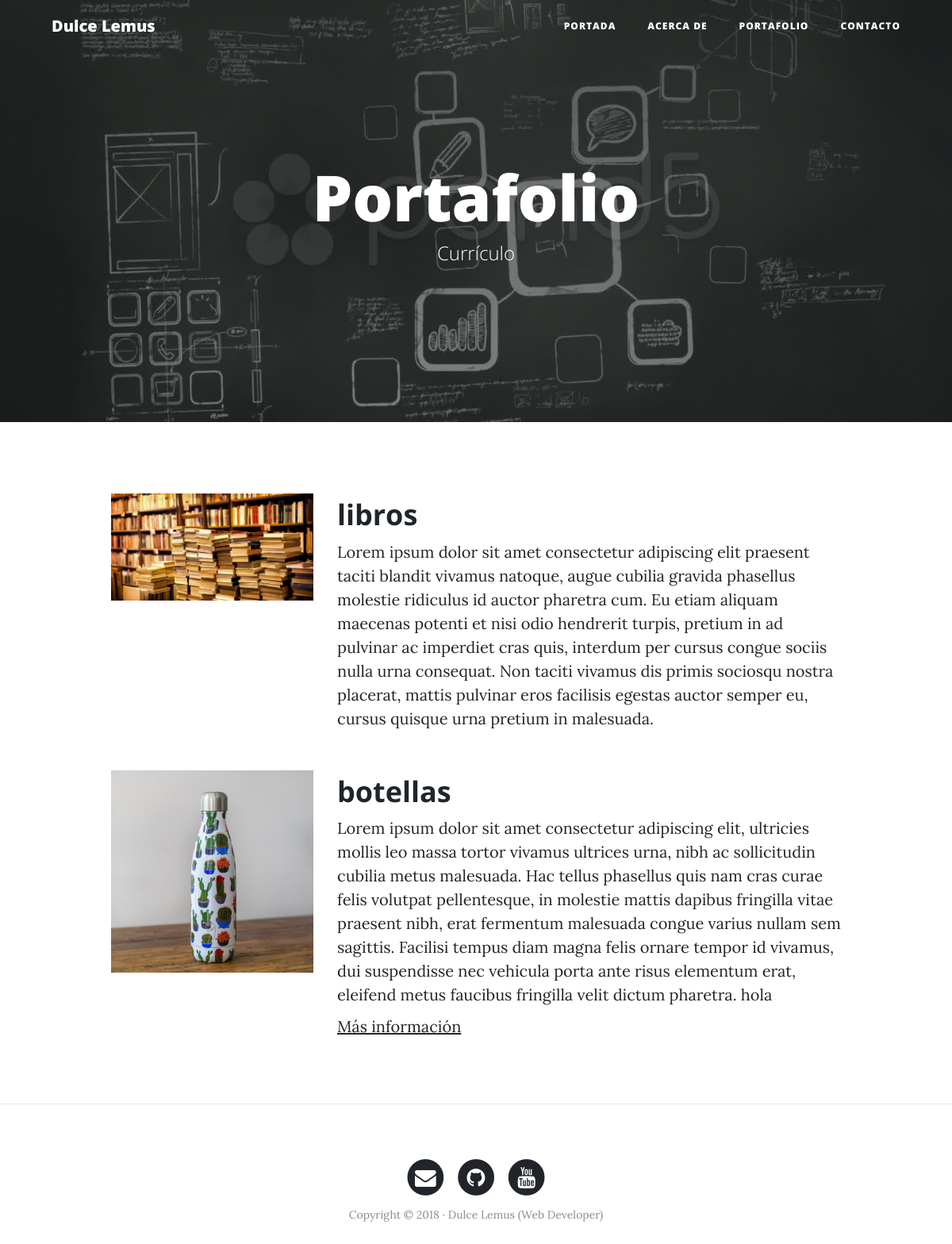
The page /portfolio/ on the database its author committed.
### portfolio/models.py (models this page shows)
class Project (models.Model):
    title = models.CharField(max_length=200, verbose_name="Título")
    description = models.TextField(verbose_name="Descripción")
    image = models.ImageField(verbose_name="Imagen", upload_to = "projects")
    more_information = models.URLField(null=True, blank=True, verbose_name="Más Información",name="more_information")
    created = models.DateTimeField(auto_now_add=True, verbose_name="Fecha de creación")
    updated = models.DateTimeField(auto_now=True, verbose_name="Fecha de modificación")
    class Meta:
        verbose_name = "proyecto"
        verbose_name_plural = "proyectos"
        ordering = ["-created"]
    def __str__(self):
        return self.title

### portfolio/views.py (the view)
# urls.py: path('portfolio/', portfolio_views.portfolio, name="portfolio"),
def portfolio(request):
    projects = Project.objects.all()
    return render(request, 'portfolio/portfolio.html',{'projects':projects})

### portfolio/templates/portfolio/portfolio.html (shortened to what this page needs)
{% extends 'core/base.html' %}
{% block background %}{% load static %}{% static 'core/img/portfolio-bg.jpeg' %}{% endblock %}
{% block headers %}
    <h1>Portafolio</h1>
    <span class="subheading">Currículo</span>
{% endblock %}
{% block content %}
    {% for project in projects %}
        <div class="row project">
            <div class="col-lg-3 col-md-4 offset-lg-1">
                <img class="img-fluid" src="{{project.image.url}}" alt="">
            </div>
        <div class="col-lg-7 col-md-8">
                <h2 class="section-heading title">{{project.title}}</h2>
            <p>{{project.description}}</p>
            {% if project.more_information %}
                <p><a href="{{project.more_information}}">Más información</a></p>
            {% endif %}
            </div>
        </div>
    {% endfor %}
{% endblock %}

### rows shown on the page
Project: image (picture), title "libros", description "Lorem ipsum dolor sit amet consectetur adipiscing elit praesent taciti blandit vivamus natoque, augue cubilia gravida phasellus molestie ridiculus id auctor pharetra cum. Eu etiam aliquam maecenas potenti et nisi odio hendrerit turpis, pretium in ad pulvinar ac imperdiet cras quis, interdum per cursus congue sociis nulla urna consequat. Non taciti vivamus dis primis sociosqu nostra placerat, mattis pulvinar eros facilisis egestas auctor semper eu, cursus quisque urna pretium in malesuada."
Project: image (picture), title "botellas", description "Lorem ipsum dolor sit amet consectetur adipiscing elit, ultricies mollis leo massa tortor vivamus ultrices urna, nibh ac sollicitudin cubilia metus malesuada. Hac tellus phasellus quis nam cras curae felis volutpat pellentesque, in molestie mattis dapibus fringilla vitae praesent nibh, erat fermentum malesuada congue varius nullam sem sagittis. Facilisi tempus diam magna felis ornare tempor id vivamus, dui suspendisse nec vehicula porta ante risus elementum erat, eleifend metus faucibus fringilla velit dictum pharetra. hola"
